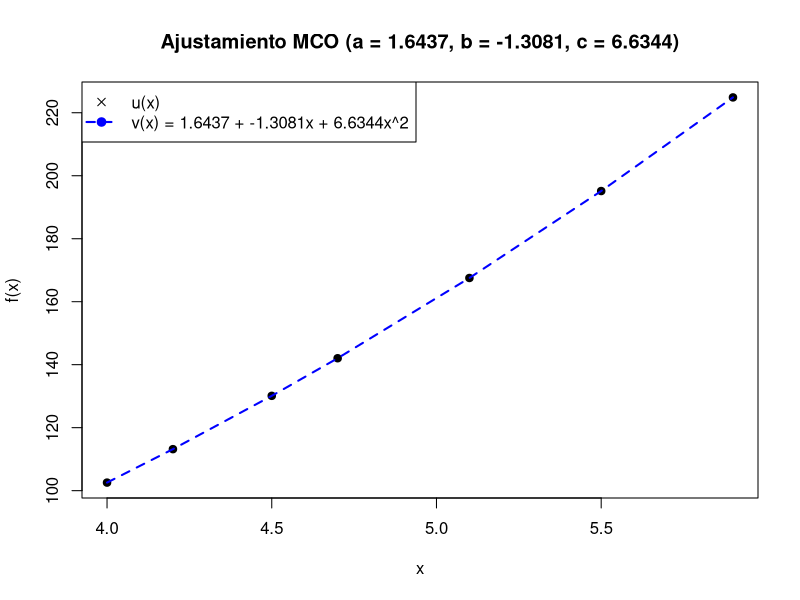

Recreate this plot in R.
mco.poly <- function(x, w, u, n){
  vm = c()
  for (i in 1:n){
    for (j in 1:n){
      vm <- append(vm,
                   sum(w * x^(j+i-2)))
    }
  }
  
  m = matrix(vm, nrow = n)
  
  wus = c()
  for(k in 0:(n-1)){
    wui = w * u * x^k
    wus <- append(wus, sum(wui))
  }
  
  R = solve(m) %*% wus
  R
}

x = c(4, 4.2, 4.5, 4.7, 5.1, 5.5, 5.9)
n_x = c(75,64,59,36,101,78,89)
w = n_x/mean(n_x)
u = c(102.56, 113.18, 130.11, 142.05, 167.53, 195.14, 224.87)
n = 3

mco.poly(x,w,u,3)

v <- mco.poly(x,w,u,3)
a <- v[1]
b <- v[2]
c <- v[3]
g <- function(x){a + b*x + c*x^2}
uv = g(x)

plot(x,u, pch = 19,
     main = paste0('Ajustamiento MCO (a = ', round(a,4),', b = ', round(b,4), ', c = ', round(c,4), ')' ),
     xlab = 'x', ylab = 'f(x)')
lines(x, uv, lty = 2, col = 'blue', lwd = 2)
legend(x = 'topleft',
       legend = c("u(x)", paste0('v(x) = ', round(a,4), ' + ', round(b,4), 'x + ', round(c,4), 'x^2')), 
       pch = c(4, 19), lwd = c(-1,2), lty = c(0, 2), col = c('black', 'blue'))
